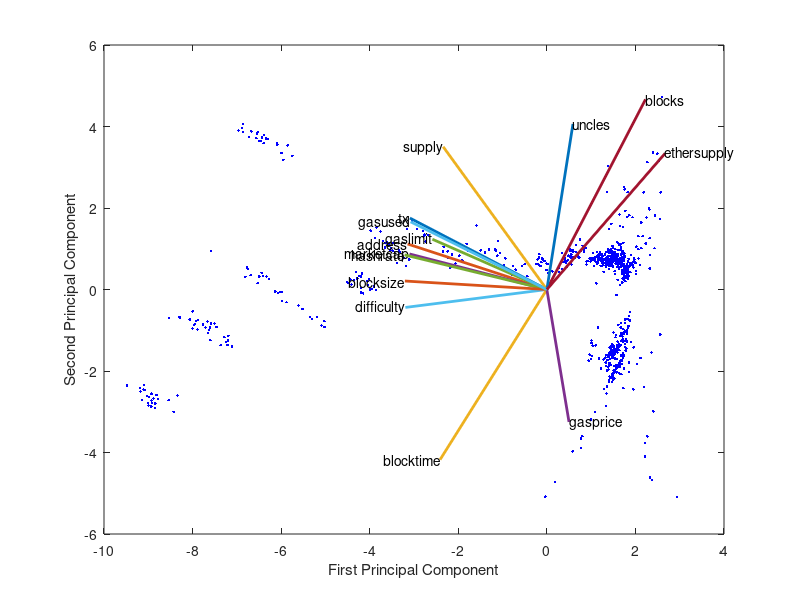

MATLAB code for this plot:
% In this script we collect our first two principal components, form there
% we concatenate them into a matrix, which will be our Projection Matrix.

clear all;

load data/eth_eigenvalues.dat;  % Just so we can ensure that our data is in
                                %ascending / descending order as we need.
eth_eigenvalues;
                                
load data/eth_eigenvectors.dat;

% In these files our eigenvalues are in ascending order, and as we are
% considering two dimensions, we consider the last two eigenvectors as our
% projection matrix.

proj_matrix = zeros(14, 2); % Require a 14 x 2 matrix.

% We hard code it as there are only two vectors

proj_matrix(:, 1) = eth_eigenvectors(:, 14);

proj_matrix(:, 2) = eth_eigenvectors(:, 13);

%%%%%%%%%%%%%%%%%%%%%%%%%%%%%%%%%%%%%%%%%%%%%%%%%%%%%%%%%%%%%%%%%%%%%%%%
% In this next part, we use our projection matrix to transform our sample
% data to our new space. This new space should contain our data in 2
% dimensions with an 825 x 2 matrix.

load data/eth_data_afterNorm.dat;

transform = eth_data_afterNorm * proj_matrix;
%%%%%%%%%%%%%%%%%%%%%%%%%%%%%%%%%%%%%%%%%%%%%%%%%%%%%%%%%%%%%%%%%%%%%%%%%
% Next, we plot our data as a 2d transform with our labels we created long
% ago.

load data/priceOnly_labels.dat;


N = size(priceOnly_labels, 1);

% Loop through the labels and plot their corresponding point in the
% 2d transformed data.

for i = 1 : N
    
   % if priceOnly_labels(i) == 1
    plot(transform(i, 1), transform(i, 2), 'b.');   % black *
  %{
    elseif priceOnly_labels(i) == 2
        plot(transform(i, 1), transform(i, 2), 'bo');   % blue circle
    elseif priceOnly_labels(i) == 3
        plot(transform(i, 1), transform(i, 2), 'g+');   % green +
    elseif priceOnly_labels(i) == 4
        plot(transform(i, 1), transform(i, 2), 'rs');   % red square
    elseif priceOnly_labels(i) == 5
        plot(transform(i, 1), transform(i, 2), 'kx');   % magenta x
    end
    %}
    hold on;
end

xlabel('First Principal Component');
ylabel('Second Principal Component');

% Here are the attrbutes considered.
attributes = {'tx', 'address', 'supply', 'marketcap', ...
    'hashrate', 'difficulty', 'blocks', 'uncles', ...
    'blocksize', 'blocktime', 'gasprice', 'gaslimit', ...
    'gasused', 'ethersupply'};

dummy = zeros(14);
% Here we add them and their vectors to the biplot
for i = 1 : 14
    dummy(i) = plot([0 (10*proj_matrix(i, 1))], [0 (10*proj_matrix(i, 2))]);
    set(dummy(i), 'LineWidth', 2);
    
    if proj_matrix(i, 1) < 0
        text(10*proj_matrix(i, 1), 10*proj_matrix(i, 2), attributes(i), ...
            'HorizontalAlignment', 'right');
    else
        text(10*proj_matrix(i, 1), 10*proj_matrix(i, 2), attributes(i));
    end
    
    hold on;
end



print figures/eth_2d_biplot.eps -depsc;